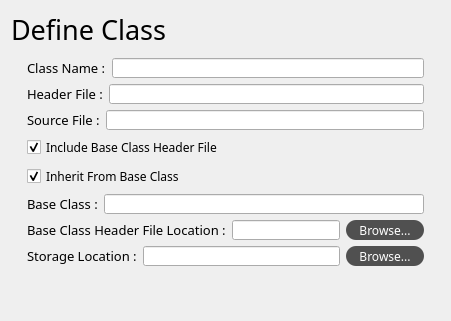
            <widget class="QWidget" name="stackedWidget_6Page1" native="true">
             <layout class="QVBoxLayout" name="verticalLayout_11">
              <item>
               <widget class="QLabel" name="label_2">
                <property name="sizePolicy">
                 <sizepolicy hsizetype="Preferred" vsizetype="Fixed">
                  <horstretch>0</horstretch>
                  <verstretch>0</verstretch>
                 </sizepolicy>
                </property>
                <property name="font">
                 <font>
                  <family>方正黑体简体</family>
                  <pointsize>20</pointsize>
                 </font>
                </property>
                <property name="text">
                 <string>Define Class</string>
                </property>
                <property name="margin">
                 <number>16</number>
                </property>
               </widget>
              </item>
              <item>
               <layout class="QVBoxLayout" name="verticalLayout_10">
                <property name="leftMargin">
                 <number>16</number>
                </property>
                <property name="topMargin">
                 <number>4</number>
                </property>
                <property name="rightMargin">
                 <number>16</number>
                </property>
                <property name="bottomMargin">
                 <number>4</number>
                </property>
                <item>
                 <layout class="QHBoxLayout" name="horizontalLayout_10">
                  <item>
                   <widget class="QLabel" name="label_3">
                    <property name="font">
                     <font>
                      <family>方正黑体简体</family>
                      <pointsize>10</pointsize>
                     </font>
                    </property>
                    <property name="text">
                     <string>Class Name :</string>
                    </property>
                   </widget>
                  </item>
                  <item>
                   <widget class="QLineEdit" name="lineEdit_ProjectName_2">
                    <property name="minimumSize">
                     <size>
                      <width>0</width>
                      <height>20</height>
                     </size>
                    </property>
                    <property name="maximumSize">
                     <size>
                      <width>16777215</width>
                      <height>20</height>
                     </size>
                    </property>
                    <property name="text">
                     <string/>
                    </property>
                    <property name="cursorMoveStyle">
                     <enum>Qt::LogicalMoveStyle</enum>
                    </property>
                   </widget>
                  </item>
                 </layout>
                </item>
                <item>
                 <layout class="QHBoxLayout" name="horizontalLayout_16">
                  <item>
                   <widget class="QLabel" name="label_6">
                    <property name="font">
                     <font>
                      <family>方正黑体简体</family>
                      <pointsize>10</pointsize>
                     </font>
                    </property>
                    <property name="text">
                     <string>Header File :</string>
                    </property>
                   </widget>
                  </item>
                  <item>
                   <widget class="QLineEdit" name="lineEdit_ProjectName_5">
                    <property name="minimumSize">
                     <size>
                      <width>0</width>
                      <height>20</height>
                     </size>
                    </property>
                    <property name="maximumSize">
                     <size>
                      <width>16777215</width>
                      <height>20</height>
                     </size>
                    </property>
                    <property name="text">
                     <string/>
                    </property>
                    <property name="cursorMoveStyle">
                     <enum>Qt::LogicalMoveStyle</enum>
                    </property>
                   </widget>
                  </item>
                 </layout>
                </item>
                <item>
                 <layout class="QHBoxLayout" name="horizontalLayout_17">
                  <item>
                   <widget class="QLabel" name="label_7">
                    <property name="font">
                     <font>
                      <family>方正黑体简体</family>
                      <pointsize>10</pointsize>
                     </font>
                    </property>
                    <property name="text">
                     <string>Source File :</string>
                    </property>
                   </widget>
                  </item>
                  <item>
                   <widget class="QLineEdit" name="lineEdit_ProjectName_6">
                    <property name="minimumSize">
                     <size>
                      <width>0</width>
                      <height>20</height>
                     </size>
                    </property>
                    <property name="maximumSize">
                     <size>
                      <width>16777215</width>
                      <height>20</height>
                     </size>
                    </property>
                    <property name="text">
                     <string/>
                    </property>
                    <property name="cursorMoveStyle">
                     <enum>Qt::LogicalMoveStyle</enum>
                    </property>
                   </widget>
                  </item>
                 </layout>
                </item>
                <item>
                 <widget class="QCheckBox" name="checkBox">
                  <property name="font">
                   <font>
                    <family>方正黑体简体</family>
                   </font>
                  </property>
                  <property name="text">
                   <string>Include Base Class Header File</string>
                  </property>
                  <property name="checked">
                   <bool>true</bool>
                  </property>
                 </widget>
                </item>
                <item>
                 <widget class="QCheckBox" name="checkBox_3">
                  <property name="font">
                   <font>
                    <family>方正黑体简体</family>
                   </font>
                  </property>
                  <property name="text">
                   <string>Inherit From Base Class</string>
                  </property>
                  <property name="checked">
                   <bool>true</bool>
                  </property>
                 </widget>
                </item>
                <item>
                 <layout class="QHBoxLayout" name="horizontalLayout_11">
                  <item>
                   <widget class="QLabel" name="label_4">
                    <property name="font">
                     <font>
                      <family>方正黑体简体</family>
                      <pointsize>10</pointsize>
                     </font>
                    </property>
                    <property name="text">
                     <string>Base Class :</string>
                    </property>
                   </widget>
                  </item>
                  <item>
                   <widget class="QLineEdit" name="lineEdit_ProjectName_3">
                    <property name="minimumSize">
                     <size>
                      <width>0</width>
                      <height>20</height>
                     </size>
                    </property>
                    <property name="maximumSize">
                     <size>
                      <width>16777215</width>
                      <height>20</height>
                     </size>
                    </property>
                    <property name="text">
                     <string/>
                    </property>
                    <property name="cursorMoveStyle">
                     <enum>Qt::LogicalMoveStyle</enum>
                    </property>
                   </widget>
                  </item>
                 </layout>
                </item>
                <item>
                 <layout class="QHBoxLayout" name="horizontalLayout_13">
                  <item>
                   <widget class="QLabel" name="label_5">
                    <property name="font">
                     <font>
                      <family>方正黑体简体</family>
                      <pointsize>10</pointsize>
                     </font>
                    </property>
                    <property name="text">
                     <string>Base Class Header File Location :</string>
                    </property>
                   </widget>
                  </item>
                  <item>
                   <widget class="QLineEdit" name="lineEdit_ProjectName_4">
                    <property name="minimumSize">
                     <size>
                      <width>0</width>
                      <height>20</height>
                     </size>
                    </property>
                    <property name="maximumSize">
                     <size>
                      <width>16777215</width>
                      <height>20</height>
                     </size>
                    </property>
                    <property name="text">
                     <string/>
                    </property>
                    <property name="cursorMoveStyle">
                     <enum>Qt::LogicalMoveStyle</enum>
                    </property>
                   </widget>
                  </item>
                  <item>
                   <widget class="QPushButton" name="pushButton_3">
                    <property name="minimumSize">
                     <size>
                      <width>78</width>
                      <height>20</height>
                     </size>
                    </property>
                    <property name="maximumSize">
                     <size>
                      <width>16777215</width>
                      <height>20</height>
                     </size>
                    </property>
                    <property name="font">
                     <font>
                      <family>方正黑体简体</family>
                     </font>
                    </property>
                    <property name="styleSheet">
                     <string notr="true">QPushButton{
background: rgb(80, 80, 80);
color: rgb(255, 255, 255);
border-radius: 10px;
padding: 3px 8px 3px 8px;
}

QPushButton:hover{
background: rgb(100, 100, 100);
}</string>
                    </property>
                    <property name="text">
                     <string>Browse...</string>
                    </property>
                   </widget>
                  </item>
                 </layout>
                </item>
                <item>
                 <layout class="QHBoxLayout" name="horizontalLayout_18">
                  <item>
                   <widget class="QLabel" name="label_8">
                    <property name="font">
                     <font>
                      <family>方正黑体简体</family>
                      <pointsize>10</pointsize>
                     </font>
                    </property>
                    <property name="text">
                     <string>Storage Location :</string>
                    </property>
                   </widget>
                  </item>
                  <item>
                   <widget class="QLineEdit" name="lineEdit_ProjectName_7">
                    <property name="minimumSize">
                     <size>
                      <width>0</width>
                      <height>20</height>
                     </size>
                    </property>
                    <property name="maximumSize">
                     <size>
                      <width>16777215</width>
                      <height>20</height>
                     </size>
                    </property>
                    <property name="text">
                     <string/>
                    </property>
                    <property name="cursorMoveStyle">
                     <enum>Qt::LogicalMoveStyle</enum>
                    </property>
                   </widget>
                  </item>
                  <item>
                   <widget class="QPushButton" name="pushButton_2">
                    <property name="minimumSize">
                     <size>
                      <width>78</width>
                      <height>20</height>
                     </size>
                    </property>
                    <property name="maximumSize">
                     <size>
                      <width>16777215</width>
                      <height>20</height>
                     </size>
                    </property>
                    <property name="font">
                     <font>
                      <family>方正黑体简体</family>
                     </font>
                    </property>
                    <property name="styleSheet">
                     <string notr="true">QPushButton{
background: rgb(80, 80, 80);
color: rgb(255, 255, 255);
border-radius: 10px;
padding: 3px 8px 3px 8px;
}

QPushButton:hover{
background: rgb(100, 100, 100);
}</string>
                    </property>
                    <property name="text">
                     <string>Browse...</string>
                    </property>
                   </widget>
                  </item>
                 </layout>
                </item>
               </layout>
              </item>
              <item>
               <spacer name="verticalSpacer">
                <property name="orientation">
                 <enum>Qt::Vertical</enum>
                </property>
                <property name="sizeHint" stdset="0">
                 <size>
                  <width>20</width>
                  <height>40</height>
                 </size>
                </property>
               </spacer>
              </item>
             </layout>
            </widget>
